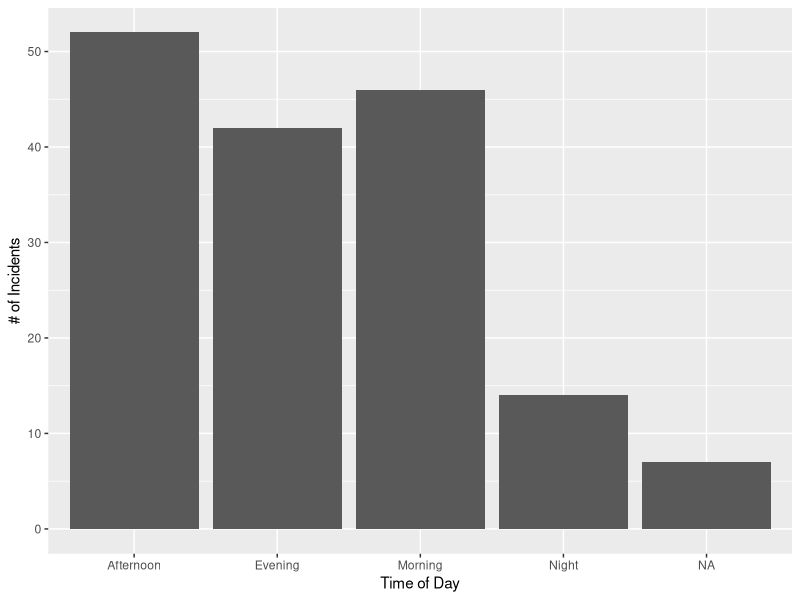
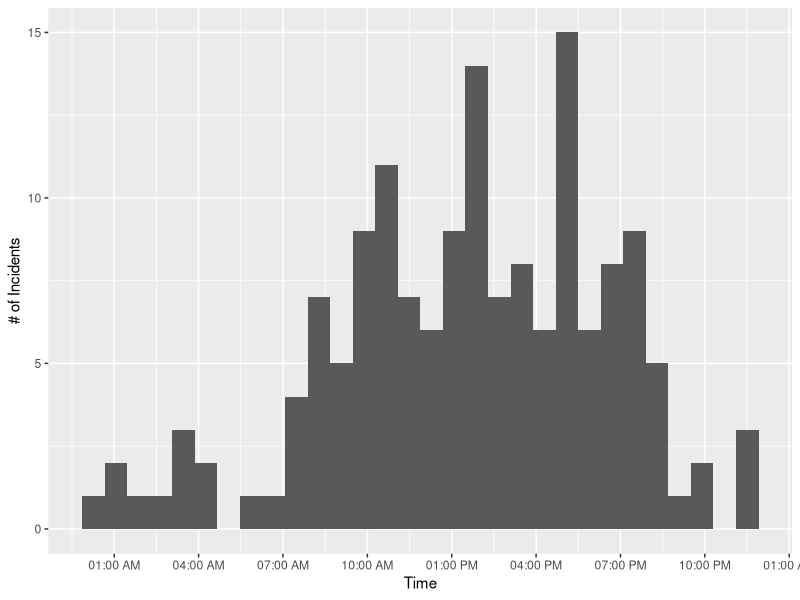
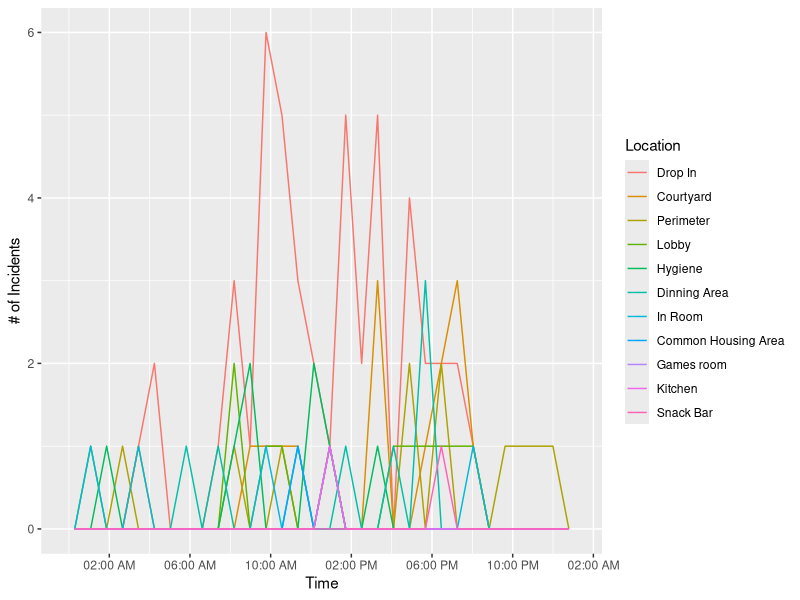
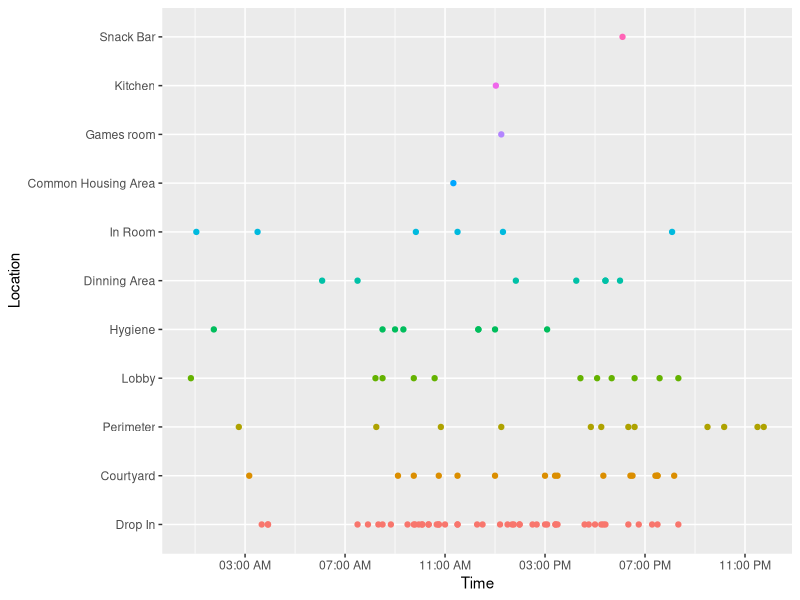

Reproduce these figures in R, in order.
## ---- chunk 1
library(tidyverse)
library(viridis)
library(scales)
## ---- chunk 2
setwd("~/Desktop/Spring 2019/STAT 123/Final Project")

ds <- read_csv("Data/919report_data.csv")

# Functions
clean.up = function(x) {
  if (is.na(x)) {
    x <- FALSE
  } else if (x == 0) {
    x <- FALSE
  } else {
    x <- TRUE
  }
}

# Fix and seperate Time
ds$Time = sapply(strsplit(as.character(ds$Time), " "), tail, n = 1)
ds = ds %>%
  mutate(Time=hms::as.hms(Time))

# Time of Day Column
ds = ds %>%
  mutate(Time_Of_Day = 
           ifelse((Time <= 12*60*60 & Time >= 5*60*60), "Morning", 
           ifelse((Time <= 17*60*60 & Time > 12*60*60), "Afternoon", 
           ifelse((Time < 22*60*60 & Time > 17*60*60), "Evening", "Night"))))

# Reorder, rename Columns
ds <- ds[c(1,2,3,43,4:42)]
colnames(ds)[17] <- "Attended By: Fire"
colnames(ds)[42] <- "Event Location: Snack Bar"

# Tranforms with semicolon
for (i in c(12:17, 19:26, 30:42)) {
  ds[i] <- apply(ds[i], MARGIN = 1, FUN = clean.up)
  ds[i] <- transform(ifelse(ds[i] == TRUE, paste(str_split(colnames(ds)[i], ": ")[[1]][2]), NA))
}

# Transforms with no semicolon
for (i in c(11, 27:29)) {
  ds[i] <- apply(ds[i], MARGIN = 1, FUN = clean.up)
  ds[i] <- transform(ifelse(ds[i] == TRUE, paste(colnames(ds)[i]), NA))
}

# Unite transformed Columns
ds <- unite(ds, col = "Incident_Type", matches("Incident"), sep=",")
ds$Incident_Type <- gsub("NA[,]?","", ds$Incident_Type)
ds$Incident_Type <- gsub("^$", NA, ds$Incident_Type)

ds <- unite(ds, col = "Attended_By", matches("Attended"), sep=",")
ds$Attended_By <- gsub("NA[,]?","", ds$Attended_By)
ds$Attended_By <- gsub("^$", NA, ds$Attended_By)

ds <- unite(ds, col = "Init_Call", matches("Call"), sep=",")
ds$Init_Call <- gsub("NA[,]?","", ds$Init_Call)
ds$Init_Call <- gsub("^$", NA, ds$Init_Call)

ds <- unite(ds, col = "Location", matches("Event"), sep=",")
ds$Location <- gsub("NA[,]?","", ds$Location)
ds$Location <- gsub("^$", NA, ds$Location)

ds = ds %>%
  separate(Incident_Type, "Incident Type", sep = ",", remove = TRUE) %>%
  separate(Attended_By, "Attended By", sep = ",", remove = TRUE) %>%
  separate(Init_Call, "Initial Call", sep = ",", remove = TRUE) %>%
  separate(Location, "Location", sep = ",", remove = TRUE)

ds$Location <- factor(ds$Location)

ds$Location <- fct_infreq(ds$Location)

## ---- chunk 3
summary(ds)
## ---- chunk 4
ggplot(data.frame(ds$Time_Of_Day), aes(x=ds$Time_Of_Day)) +
  geom_bar() + 
  xlab("Time of Day") +
  ylab("# of Incidents")

ggplot(data.frame(ds$Time), aes(x=as.POSIXct(strptime(ds$Time, format="%H:%M:%S")))) +
  geom_histogram() +
  xlab("Time") + 
  ylab("# of Incidents") +
  scale_x_datetime(breaks = date_breaks("3 hour"), labels = date_format("%I:%M %p"))
## ---- chunk 5
overdose_calls <- sum(ds$Overdose == "Overdose", na.rm = TRUE)
print(overdose_calls)
## ---- chunk 6
calls <- sum(ds$`Emergency Services Required` == "Emergency Services Required", na.rm = TRUE)
print(calls)
## ---- chunk 7
ggplot(data = subset(ds, !is.na(Location)), aes(x = as.POSIXct(strptime(Time, format="%H:%M:%S")),
               color = factor(Location))) + 
  geom_freqpoly() +
  xlab("Time") +
  ylab("# of Incidents") +
  scale_x_datetime(breaks = date_breaks("4 hour"), labels = date_format("%I:%M %p")) +
  labs(color = "Location")

ggplot(data = subset(ds, !is.na(Location)), aes(x = as.POSIXct(strptime(Time, format="%H:%M:%S")), 
               y = Location,
               color = factor(Location))) + 
  geom_point() +
  scale_x_datetime(breaks = date_breaks("4 hour"), labels = date_format("%I:%M %p")) +
  xlab("Time") +
  guides(color = FALSE)
